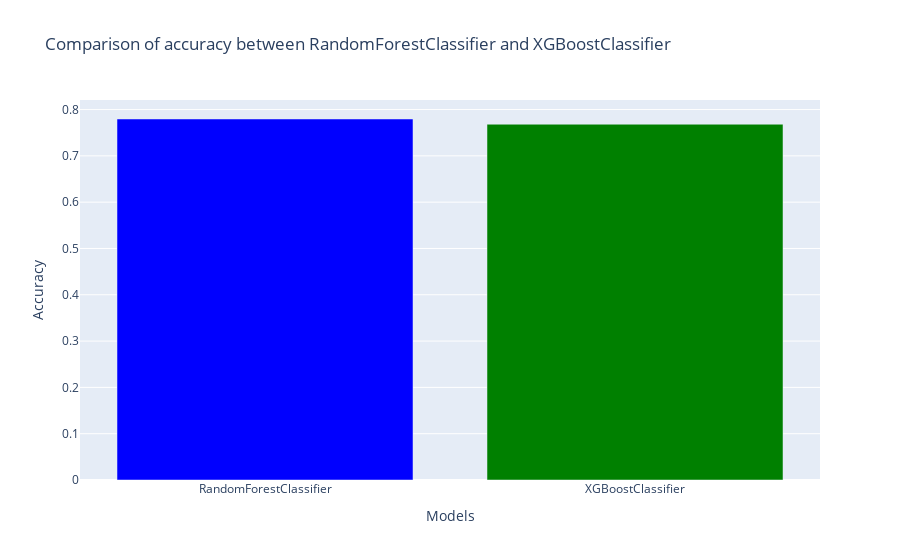

Notebook cell for this chart:
### Code cell
accuracy_rf = accuracy_score(y_test, y_pred)
accuracy_xgb = accuracy_score(y_test, y_pred_xgb)

models = ['RandomForestClassifier', 'XGBoostClassifier']
accuracy_values = [accuracy_rf, accuracy_xgb]
colors = ['blue', 'green']

fig = go.Figure(data=[go.Bar(x=models, y=accuracy_values, marker_color=colors)])
fig.update_layout(
    title='Comparison of accuracy between RandomForestClassifier and XGBoostClassifier',
    xaxis_title='Models',
    yaxis_title='Accuracy'
)
fig.show()

### Figure 1 — Plotly figure (JSON) as saved in the notebook; plotly's stock layout.template omitted (floating-point values rounded to 4 significant figures)
{"data": [{"marker": {"color": ["blue", "green"]}, "type": "bar", "x": ["RandomForestClassifier", "XGBoostClassifier"], "y": [0.7796, 0.7683]}], "layout": {"title": {"text": "Comparison of accuracy between RandomForestClassifier and XGBoostClassifier"}, "xaxis": {"title": {"text": "Models"}}, "yaxis": {"title": {"text": "Accuracy"}}}}
